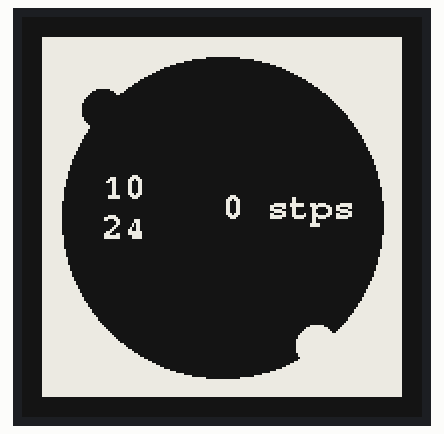
A sketch run on a simulated ESP32. On the bench: 200×200 one-colour display. The local clock reads 2024-03-15 10:24:30 at power-on unless the sketch sets it.

Above: at 4.5 s.
At 33.2 s:
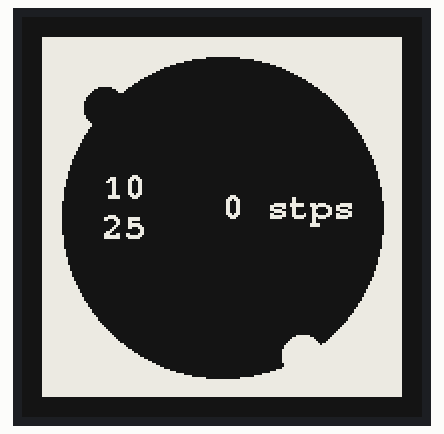
At 92.9 s:
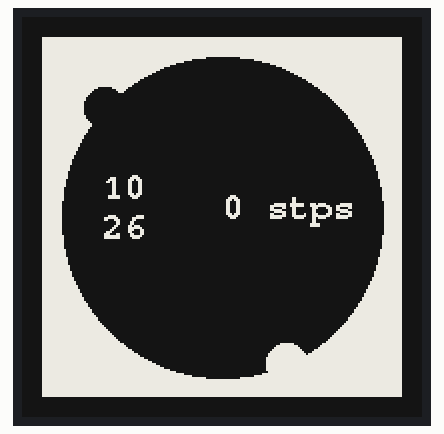

The sketch:

orbital.ino
```cpp
// includes code from: https://github.com/mistablinky/Line-for-Watchy
#include <Watchy.h>
#include "settings.h"

class orbital : public Watchy {
 public:
  orbital() : Watchy(settings) {}
  void drawWatchFace();
};

void orbital::drawWatchFace() {
  display.fillScreen(GxEPD_BLACK);

  //uint8_t hours = hour(currentTime);
  //uint8_t minutes = minute(currentTime);
  //uint8_t seconds = second(currentTime);
  uint32_t steps = sensor.getCounter();

  uint16_t pixelColor = GxEPD_WHITE;
  uint16_t bgColor = GxEPD_BLACK;
  uint8_t origin = 0;
  uint8_t w = 200;
  uint8_t h = 200;
  uint8_t myHour;
  uint8_t myMinute;
  uint8_t radius;
  float angle_hourScale;
  float angle_minuteScale;
  float angle_hourHand;
  float angle_minuteHand;
  float pi = 3.1415926535897932384626433832795;

  myHour   = currentTime.Hour > 12 ? currentTime.Hour - 12 : currentTime.Hour;
  myMinute = currentTime.Minute;

  angle_hourScale   = 2*pi/12;
  angle_minuteScale = 2*pi/60;
  angle_hourHand    = angle_hourScale*(myHour-3)+2*pi/720*myMinute;
  angle_minuteHand  = angle_minuteScale*(myMinute-15);
  radius = 80;

  float hx = radius*cos(angle_hourHand);
  float hy = radius*sin(angle_hourHand);
  float mx = radius*cos(angle_minuteHand);
  float my = radius*sin(angle_minuteHand);


  display. fillRect(origin+10, origin+10, w-20,h-20, pixelColor);
  display.fillCircle(w/2, h/2, radius ,GxEPD_BLACK );
  display.setFont(&FreeMonoBold9pt7b);
  display.setTextColor(GxEPD_WHITE);
  display.fillCircle(w/2+hx, h/2+hy, 10,GxEPD_BLACK);
  display.fillCircle(w/2+mx, h/2+my, 10,GxEPD_WHITE );
  display.setCursor(40, 90);
  display.println(currentTime.Hour);
  display.setCursor(40, 110);
  display.println(currentTime.Minute);
  display.setCursor(100, 100);
  display.println(String(steps) + " stps");

  display.refresh();
}

orbital orbital;
void setup() { orbital.init(); }
void loop() { orbital.handleButtonPress(); }
```

settings.h
```cpp
#ifndef SETTINGS_H
#define SETTINGS_H

//Weather Settings
#define CITY_ID "4164138" //New York City https://openweathermap.org/current#cityid
#define OPENWEATHERMAP_APIKEY "f058fe1cad2afe8e2ddc5d063a64cecb" //use your own API key :)
#define OPENWEATHERMAP_URL "http://api.openweathermap.org/data/2.5/weather?id=" //open weather api
#define TEMP_UNIT "metric" //metric = Celsius , imperial = Fahrenheit
#define TEMP_LANG "en"
#define WEATHER_UPDATE_INTERVAL 30 //must be greater than 5, measured in minutes
//NTP Settings
#define NTP_SERVER "pool.ntp.org"
#define GMT_OFFSET_SEC 3600 * -5 //New York is UTC -5 EST, -4 EDT, will be overwritten by weather data

watchySettings settings{
    .cityID = CITY_ID,
    .weatherAPIKey = OPENWEATHERMAP_APIKEY,
    .weatherURL = OPENWEATHERMAP_URL,
    .weatherUnit = TEMP_UNIT,
    .weatherLang = TEMP_LANG,
    .weatherUpdateInterval = WEATHER_UPDATE_INTERVAL,
    .ntpServer = NTP_SERVER,
    .gmtOffset = GMT_OFFSET_SEC,
    .vibrateOClock = true,
};

#endif
```

Measured:
- what the display in image 0 shows lasts 28.7 s, from 4.5 s to 33.2 s
- what the display in image 1 shows lasts 59.7 s, from 33.2 s to 92.9 s
